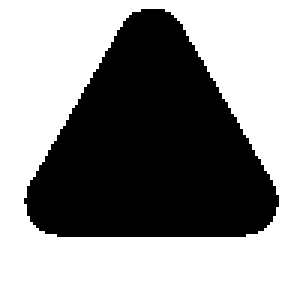
#> input picture img/block_mask_filled.png, 100 x 100 px, found by its file name (shown 3 times larger)
$ python BlockDetection.py
#> lines starting #> are read from the running program, lines starting #| are printed output that depends on the picture; after the words box and inside, x2 and y2 are one past the last pixel; in counts of white or black regions, pixels touching at a corner belong together
import sys
for p in sys.path:
    if p == '/opt/ros/kinetic/lib/python2.7/dist-packages':
        sys.path.remove('/opt/ros/kinetic/lib/python2.7/dist-packages')
import cv2
import numpy as np

class BlockDetection():
    def __init__(self):
        # data members
        self.mask_dx = 70  # mask size
        self.mask_dy = 70
        self.angles = np.r_[-60:60:1]    # angles for block rotation
        self.n_pegs = 12
        self.d_block = [858, 868]   # depth for block masking
        self.d_peg = [840, 857]     # depth for peg masking
        self.peg_pnts = []

        # load mask
        filename = '/home/hwangmh/pycharmprojects/FLSpegtransfer/img/block_mask_filled.png'
        self.mask = self.load_mask(filename, self.mask_dx, self.mask_dy, scaling=0.86)
        self.contour = self.load_contour(self.mask, 2)
        self.mask_points = [[p[1], p[0]] for p in np.argwhere(self.mask == 255)]    # w.r.t image coordinate

        # sample grasping points
        self.sample_gps = self.load_grasping_point(gp_number=3, dist_center=16, dist_gp=2)
        self.sample_pps = self.load_grasping_point(gp_number=3, dist_center=16, dist_gp=2)

        # camera intrinsic parameter
        self.__D = [-0.2826650142669678, 0.42553916573524475, -0.0005135679966770113, -0.000839113024994731,
                    -0.5215581655502319]
        self.__K = [[2772.32, 0.0, 956.3778], [0.0, 2772.50, 599.710], [0.0, 0.0, 1.0]]    # linear resgression
        self.__R = [[1.0, 0.0, 0.0], [0.0, 1.0, 0.0], [0.0, 0.0, 1.0]]
        self.__P = [[2776.604248046875, 0.0, 952.436279296875], [0.0, 0.0, 2776.226318359375],
                    [597.9248046875, 0.0, 0.0], [0.0,
                                                 1.0, 0.0]]
        self.__fx = self.__K[0][0]
        self.__fy = self.__K[1][1]
        self.__cx = self.__K[0][2]
        self.__cy = self.__K[1][2]

        # img cropping
        self.ycr = 430
        self.hcr = 400
        self.xcr = 680
        self.wcr = 520

    # [17 lines left out: functions img_crop, pixel2world, world2pixel, not called in this run]

    def load_mask(self, filename, size_x, size_y, scaling=1.0):
        # load mask
#> called with size_x = 70, size_y = 70, scaling = 0.86
        mask_inv = cv2.imread(filename, cv2.IMREAD_GRAYSCALE)
#> mask_inv: shape (100, 100); 58.3% white; 1 black region, box (x1, y1, x2, y2) and area: (8, 3, 93, 79) 4170
        ret, mask_inv = cv2.threshold(mask_inv, 50, 255, cv2.THRESH_BINARY)
        mask = cv2.bitwise_not(mask_inv)
#> mask: shape (100, 100); 41.7% white; 1 white region, box (x1, y1, x2, y2) and area: (8, 3, 93, 79) 4170

        # scaling
        mask_fitted = cv2.resize(mask, dsize=(size_y, size_x))  # fit to the specified size
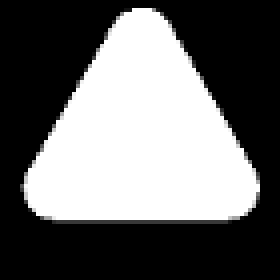
#> mask_fitted: shape (70, 70) (shown 4 times larger); min 0, max 255, mean 106.2
        h = int(size_y * scaling)
        w = int(size_x * scaling)
        mask_scaled = cv2.resize(mask_fitted, dsize=(h, w))
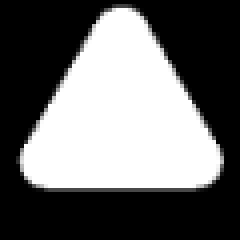
#> mask_scaled: shape (60, 60) (shown 4 times larger); min 0, max 255, mean 106.1

        # fit to the given size
        dh = abs(size_y - h)
        dw = abs(size_x - w)
        if h > size_y:
            mask_sample = mask_scaled[dw:size_y, dh:size_x]
        else:
            mask_sample = np.zeros((size_y, size_x), np.uint8)
            mask_sample[dw//2:dw//2+w, dh//2:dh//2+h] = mask_scaled
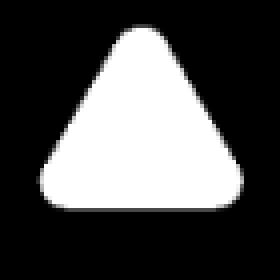
#> mask_sample: shape (70, 70) (shown 4 times larger); min 0, max 255, mean 77.9
        return mask_sample

    def load_contour(self, mask, linewidth):
#> called with linewidth = 2
        dx = mask.shape[0]
#> dx = 70
        dy = mask.shape[1]
#> dy = 70
        edge = cv2.Canny(mask, dx, dy)
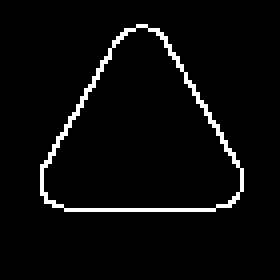
#> edge: shape (70, 70) (shown 4 times larger); 3.8% white in thin lines or dots, all inside (x1, y1, x2, y2) = (10, 6, 61, 53)
        contours, _ = cv2.findContours(edge.copy(), cv2.RETR_EXTERNAL, cv2.CHAIN_APPROX_SIMPLE)
#> contours = 1 contour; box (x1, y1, x2, y2) and area: (10, 6, 61, 53) 1522
        img_contour = np.zeros((dx, dy), np.uint8)
        cv2.drawContours(img_contour, contours, -1, (255,255,255), linewidth)
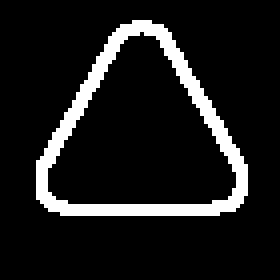
#> img_contour: shape (70, 70) (shown 4 times larger); 10.7% white; 1 white region, box (x1, y1, x2, y2) and area: (9, 5, 62, 54) 524
#> in __init__, `self.mask_points = [[p[1], p[0]] for p in np.argwhere(self.mask == 255)]`: self.mask_points = 1382 pairs, first value 11 to 59, second value 7 to 51
        ret, img_contour = cv2.threshold(img_contour, 200, 255, cv2.THRESH_BINARY)
        return img_contour


    def load_grasping_point(self, gp_number, dist_center, dist_gp):
#> called with gp_number = 3, dist_center = 16, dist_gp = 2
        group1 = []
        for i in range(gp_number):
            x = -(gp_number-1)*dist_gp//2
            y = dist_center
            group1.append([x+dist_gp*i+self.mask_dx//2, y+self.mask_dy//2])
        group0 = self.transform_pnts(group1, [self.mask_dx//2, self.mask_dy//2], -120, 0, 0)
        group2 = self.transform_pnts(group1, [self.mask_dx//2, self.mask_dy//2], 120, 0, 0)
        sample_grasping_point = np.reshape([group0, group1, group2], (gp_number*3,2))
        return sample_grasping_point


    # [6 lines left out: function transform_img, not called in this run]


    def transform_pnts(self, pnts, rot_center, angle_deg, tx, ty):
        pnts = np.array(pnts)
        R = cv2.getRotationMatrix2D((0,0), angle_deg, 1)[:,:2]
        t = np.array([tx, ty])
        new_pnts = [R.dot(p-rot_center) + t + rot_center for p in pnts]
        return new_pnts


    # [364 lines left out: functions pegs_detection, sort_position, downsample_naive, crop_blocks, find_blocks, find_blocks_global and 13 more, not called in this run]

if __name__ == '__main__':
    # from FLSpegtransfer.vision.ZividCapture import ZividCapture
    BD = BlockDetection()
    img_color = []
    img_depth = []
    # zivid = ZividCapture()
    while True:
#> (the run stopped early here; a loop or call above may not have finished)
